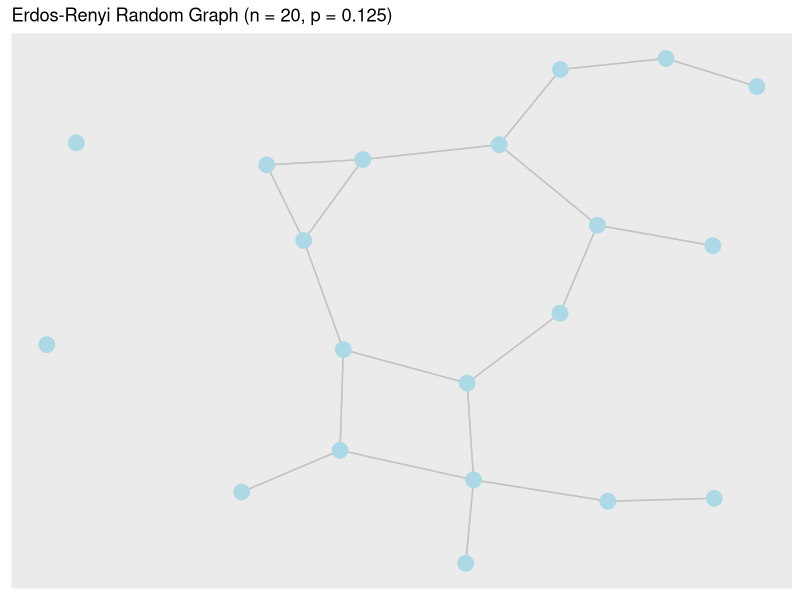
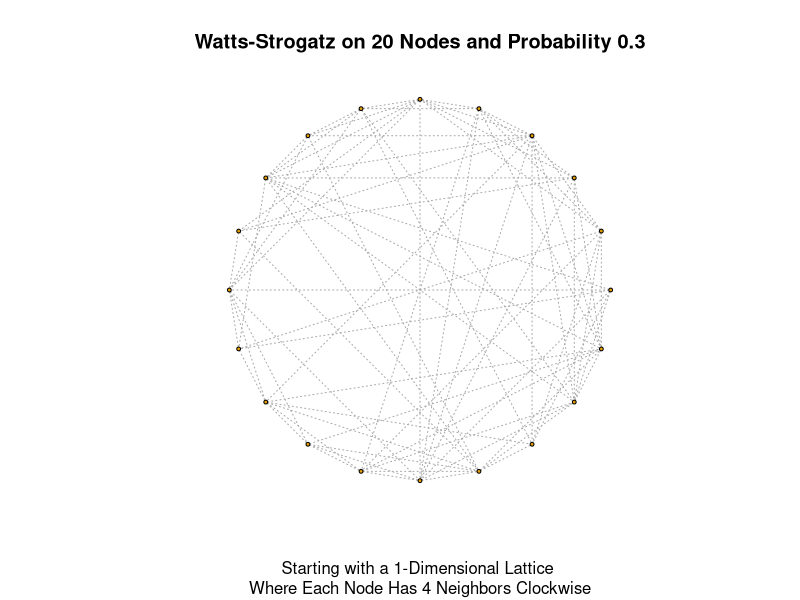
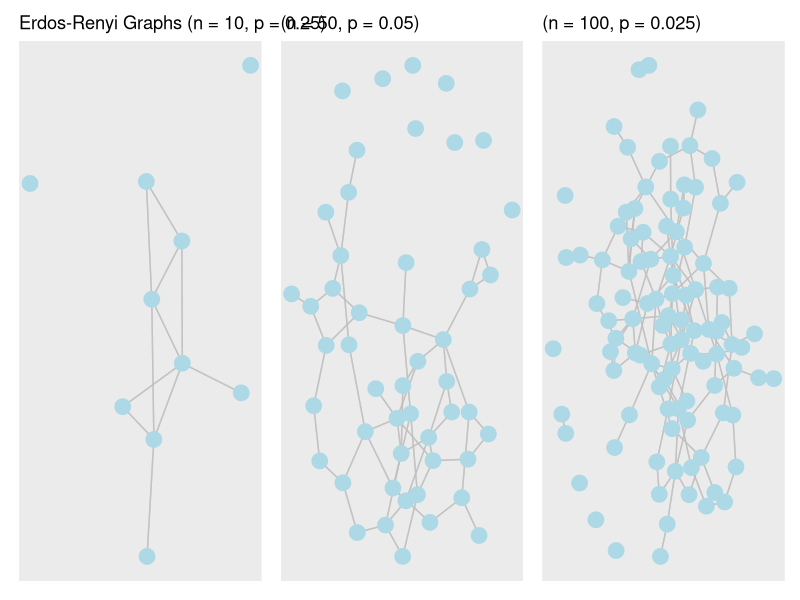
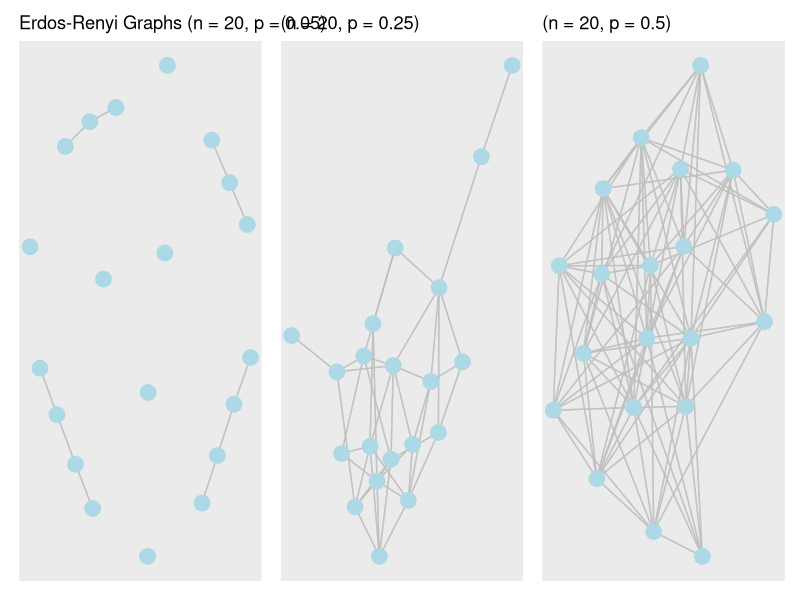
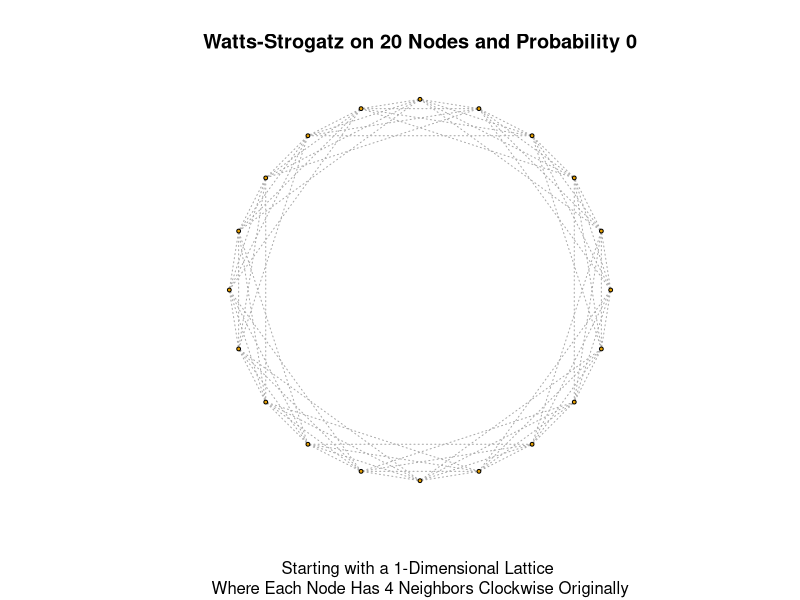
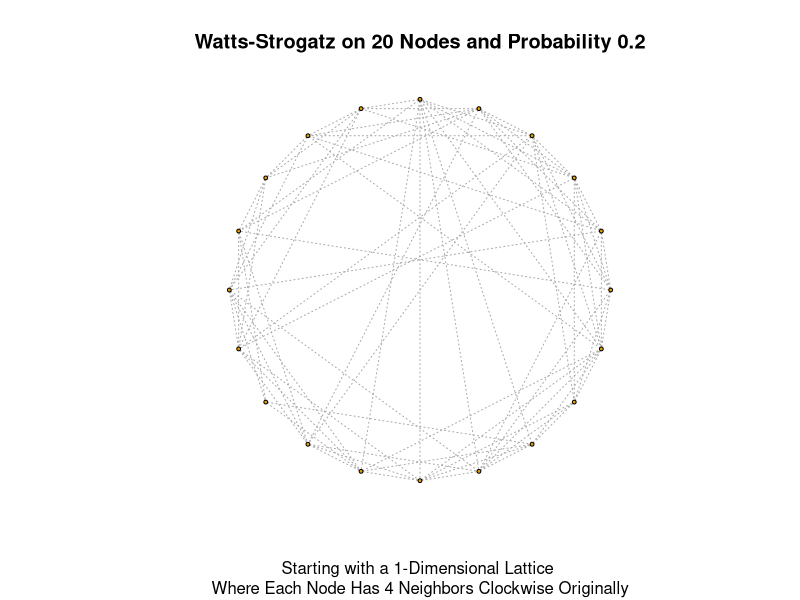
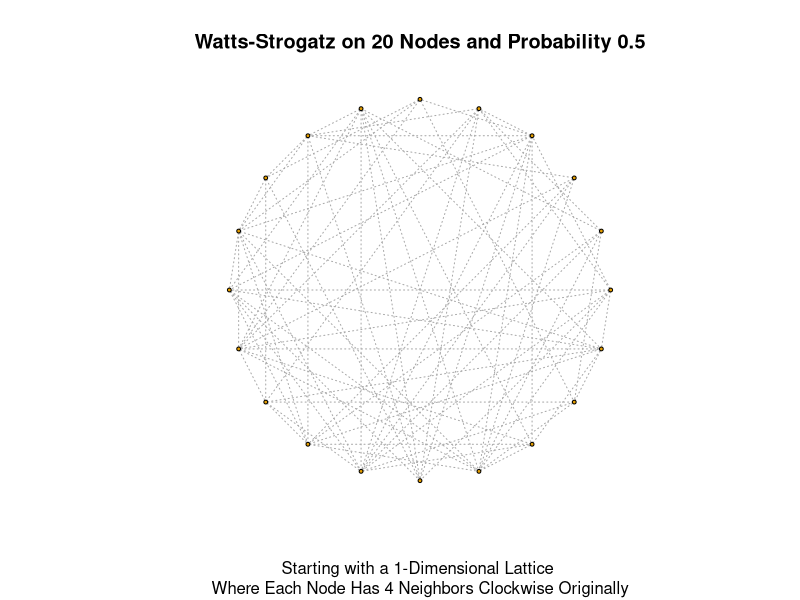
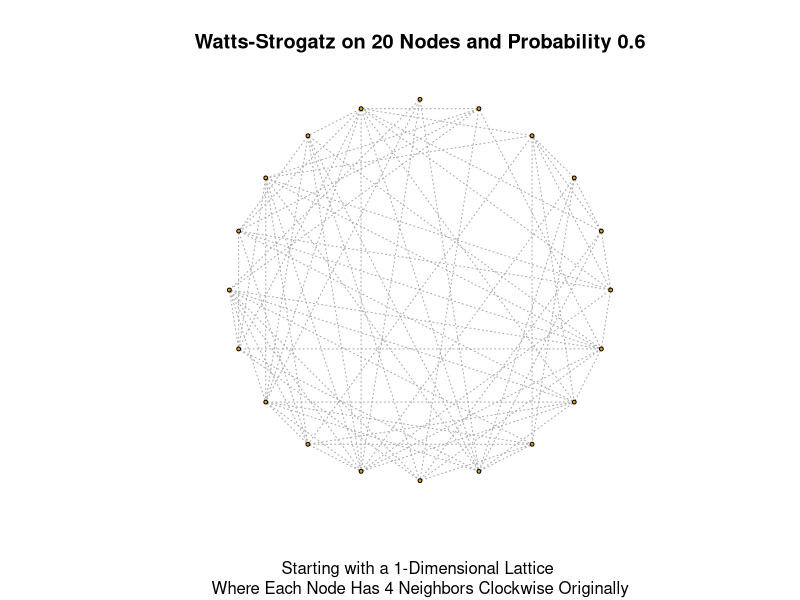

Generate these figures, in order, with R:
# load required packages
library(ggraph)
library(igraph)
library(tidygraph)
library(dplyr)
library(patchwork)
library(glue)


# •	Simulate networks using two different models: 
# 1.	Erdös-Renyi graph G(n,p)

n = 20   # number of nodes
c = 2.5     # average degree
p = c/n   #connection probability

adj = matrix(0, n, n)     # create adjacency matrix

for(.i in 2:n){
  for(.j in 1:(.i-1)){    
    adj[.i, .j] = rbinom(1,1, p) 
    
  }
}

adj_mat <- adj + t(adj) # calculate the transpose

(ErdosRenyi_graph = graph_from_adjacency_matrix(adj_mat))

set.seed(1) # set seed for reproducing
# create plot of network
ER_plot <- ggraph(ErdosRenyi_graph, layout = "fr") +
  geom_edge_link(color = "grey", alpha = 0.7) + 
  geom_node_point(colour = "lightblue", size = 5, 
                  show.legend = FALSE) +
  labs(title = paste0("Erdos-Renyi Random Graph ",   
                      "(n = ", n, 
                      ", p = ", p, ")"))

ER_plot

# 2.	Watts-Strogatz graph (small world)
set.seed(2) #set seed for reproducing

n <- 20 # order of the graph
dim <- 1 # dimension of grid
nei <- 4 # number of neighbors in grid
p <- 0.3 # probability

# creating an example of model
(WS_graph <- sample_smallworld(dim, n, nei, p))

#create plot of network
plot(WS_graph, 
     layout = layout_in_circle, 
     vertex.size = 2, 
     vertex.label = NA, 
     edge.lty = 3,
     main = glue('Watts-Strogatz on ', n, ' Nodes and Probability ', p),
     sub = glue('Starting with a ', dim , 
                '-Dimensional Lattice \n Where Each Node Has ', nei, 
                ' Neighbors Clockwise'))

# •	Use the network statistics to compare the two models, and answer the following questions:
# 1.	What is the effect of choosing different parameters in the models?


# Erdös-Renyi
# different number of nodes
# model with 10 nodes
n = 10   # number of nodes
c = 2.5     # average degree
p = c/n   #connection probability

adj = matrix(0, n, n)     # create adjacency matrix

for(.i in 2:n){
  for(.j in 1:(.i-1)){    
    adj[.i, .j] = rbinom(1,1, p) 
    
  }
}

adj_mat <- adj + t(adj) # calculate the transpose

(ErdosRenyi_graph = graph_from_adjacency_matrix(adj_mat))

set.seed(6) # set seed for reproducing
# create plot of network
n10 <- ggraph(ErdosRenyi_graph, layout = "fr") +
  geom_edge_link(color = "grey", alpha = 0.7) + 
  geom_node_point(colour = "lightblue", size = 5, 
                  show.legend = FALSE) +
  labs(title = paste0("Erdos-Renyi Graphs ",   
                      "(n = ", n, 
                      ", p = ", p, ")"))

# model with 20 nodes
n = 50   # number of nodes
c = 2.5     # average degree
p = c/n   #connection probability

adj = matrix(0, n, n)     # create adjacency matrix

for(.i in 2:n){
  for(.j in 1:(.i-1)){    
    adj[.i, .j] = rbinom(1,1, p) 
    
  }
}

adj_mat <- adj + t(adj) # calculate the transpose

(ErdosRenyi_graph = graph_from_adjacency_matrix(adj_mat))

set.seed(7) # set seed for reproducing
# create plot of network
n50 <- ggraph(ErdosRenyi_graph, layout = "fr") +
  geom_edge_link(color = "grey", alpha = 0.7) + 
  geom_node_point(colour = "lightblue", size = 5, 
                  show.legend = FALSE) +
  labs(title = paste0("(n = ", n, 
                      ", p = ", p, ")"))

# model with 100 nodes
n = 100   # number of nodes
c = 2.5     # average degree
p = c/n   #connection probability

adj = matrix(0, n, n)     # create adjacency matrix

for(.i in 2:n){
  for(.j in 1:(.i-1)){    
    adj[.i, .j] = rbinom(1,1, p) 
    
  }
}

adj_mat <- adj + t(adj) # calculate the transpose

(ErdosRenyi_graph = graph_from_adjacency_matrix(adj_mat))

set.seed(8) # set seed for reproducing
# create plot of network
n100 <- ggraph(ErdosRenyi_graph, layout = "fr") +
  geom_edge_link(color = "grey", alpha = 0.7) + 
  geom_node_point(colour = "lightblue", size = 5, 
                  show.legend = FALSE) +
  labs(title = paste0("(n = ", n, 
                      ", p = ", p, ")"))

# display plots
n10 + n50 + n100


# different average degree/probability
# model with average 1 degree
n = 20   # number of nodes
c = 1     # average degree
p = c/n   #connection probability

adj = matrix(0, n, n)     # create adjacency matrix

for(.i in 2:n){
  for(.j in 1:(.i-1)){    
    adj[.i, .j] = rbinom(1,1, p) 
    
  }
}

adj_mat <- adj + t(adj) # calculate the transpose

(ErdosRenyi_graph = graph_from_adjacency_matrix(adj_mat))

set.seed(9) # set seed for reproducing
# create plot of network
c1 <- ggraph(ErdosRenyi_graph, layout = "fr") +
  geom_edge_link(color = "grey", alpha = 0.7) + 
  geom_node_point(colour = "lightblue", size = 5, 
                  show.legend = FALSE) +
  labs(title = paste0("Erdos-Renyi Graphs ",   
                      "(n = ", n, 
                      ", p = ", p, ")"))

# model with average 5 degrees
n = 20   # number of nodes
c = 5     # average degree
p = c/n   #connection probability

adj = matrix(0, n, n)     # create adjacency matrix

for(.i in 2:n){
  for(.j in 1:(.i-1)){    
    adj[.i, .j] = rbinom(1,1, p) 
    
  }
}

adj_mat <- adj + t(adj) # calculate the transpose

(ErdosRenyi_graph = graph_from_adjacency_matrix(adj_mat))

set.seed(10) # set seed for reproducing
# create plot of network
c5 <- ggraph(ErdosRenyi_graph, layout = "fr") +
  geom_edge_link(color = "grey", alpha = 0.7) + 
  geom_node_point(colour = "lightblue", size = 5, 
                  show.legend = FALSE) +
  labs(title = paste0("(n = ", n, 
                      ", p = ", p, ")"))

# model with average 10 degrees
n = 20   # number of nodes
c = 10     # average degree
p = c/n   #connection probability

adj = matrix(0, n, n)     # create adjacency matrix

for(.i in 2:n){
  for(.j in 1:(.i-1)){    
    adj[.i, .j] = rbinom(1,1, p) 
    
  }
}

adj_mat <- adj + t(adj) # calculate the transpose

(ErdosRenyi_graph = graph_from_adjacency_matrix(adj_mat))

set.seed(11) # set seed for reproducing
# create plot of network
c10 <- ggraph(ErdosRenyi_graph, layout = "fr") +
  geom_edge_link(color = "grey", alpha = 0.7) + 
  geom_node_point(colour = "lightblue", size = 5, 
                  show.legend = FALSE) +
  labs(title = paste0("(n = ", n, 
                      ", p = ", p, ")"))

# display plots
c1 + c5 + c10

# Small world
# different probablities
set.seed(3)
n <- 20 # order of the graph
dim <- 1 # dimension of original grid
nei <- 4 # number of neighbors in original grid

for (p in c(0, 0.2, 0.5, 0.6, 0.9, 1)) {
  # creating model
  sw_graph <- sample_smallworld(dim, n, nei, p)
  
  plot(sw_graph, 
       layout = layout_in_circle, 
       vertex.size = 2, 
       vertex.label = NA, 
       edge.lty = 3,
       main = glue('Watts-Strogatz on ', n, ' Nodes and Probability ', p),
       sub = glue('Starting with a ', dim , 
                  '-Dimensional Lattice \n Where Each Node Has ', nei, 
                  ' Neighbors Clockwise Originally'))
  
  writeLines('\n')
  
}

# different neighbours
set.seed(4)
n <- 20 # order of the graph
dim <- 1 # dimension of original grid
p <- 0.5 # probability

for (nei in c(0, 2, 5, 10)) {
  # creating model
  sw_graph <- sample_smallworld(dim, n, nei, p)
  
  plot(sw_graph, 
       layout = layout_in_circle, 
       vertex.size = 2, 
       vertex.label = NA, 
       edge.lty = 3,
       main = glue('Watts-Strogatz on ', n, ' Nodes and Probability ', p),
       sub = glue('Starting with a ', dim , 
                  '-Dimensional Lattice \n Where Each Node Has ', nei, 
                  ' Neighbors Clockwise Originally'))
  
  writeLines('\n')
  
}

# different number nodes
set.seed(5)
nei <- 3 # order of the graph
dim <- 1 # dimension of original grid
p <- 0.5 # probability

for (n in c(2, 5, 10, 15, 20)) {
  # creating model
  sw_graph <- sample_smallworld(dim, n, nei, p)
  
  plot(sw_graph, 
       layout = layout_in_circle, 
       vertex.size = 2, 
       vertex.label = NA, 
       edge.lty = 3,
       main = glue('Watts-Strogatz on ', n, ' Nodes and Probability ', p),
       sub = glue('Starting with a ', dim , 
                  '-Dimensional Lattice \n Where Each Node Has ', nei, 
                  ' Neighbors Clockwise Originally'))
  
  writeLines('\n')
  
}

# 2.	How do the node degree distributions differ in the different models?
# this shows the indegree (incoming edges) of each model
sort(degree(ErdosRenyi_graph, mode="in"))
sort(degree(WS_graph, mode="in"))

# this shows the outdegree (outgoing edges) of each model
sort(degree(ErdosRenyi_graph, mode="out"))
sort(degree(WS_graph, mode="out"))

# this shows the total degree of each model. It can be seen that the Erdös-Renyi  
# model has more than the Watts-Strogatz.  
sort(degree(ErdosRenyi_graph, mode="total"))
sort(degree(WS_graph, mode="total"))

# this shows the closeness, or how many steps are needed to access all other nodes
# from any particular node. The values are similar for each model though the 
# values for the Erdös-Renyi model are slightly higher.  Higher values mean nodes
# are more spread out.
sort(closeness(ErdosRenyi_graph, normalized=TRUE))
sort(closeness(WS_graph, normalized=TRUE))

# this shows betweenness or the number of shortest paths between nodes.  The 
# Watts-Strogatz model shows shorter paths.
sort(betweenness(ErdosRenyi_graph))
sort(betweenness(WS_graph))

# plots of centrality
ErdosRenyi_tdy <- as_tbl_graph(ErdosRenyi_graph)
ER_plot <- ErdosRenyi_tdy %>% 
  activate(nodes) %>%
  mutate(pagerank = centrality_pagerank()) %>%
  activate(edges) %>%
  mutate(betweenness = centrality_edge_betweenness()) %>%
  ggraph() +
  geom_edge_link(aes(alpha = betweenness)) +
  geom_node_point(aes(size = pagerank, colour = pagerank)) +
  # discrete colour legend
  scale_color_gradient(guide = 'legend') +
  labs(title = "Erdos-Renyi centrality plot")

WS_tdy <- as_tbl_graph(WS_graph)
WS_plot <- WS_tdy %>% 
  activate(nodes) %>%
  mutate(pagerank = centrality_pagerank()) %>%
  activate(edges) %>%
  mutate(betweenness = centrality_edge_betweenness()) %>%
  ggraph() +
  geom_edge_link(aes(alpha = betweenness)) +
  geom_node_point(aes(size = pagerank, colour = pagerank)) +
  # discrete colour legend
  scale_color_gradient(guide = 'legend') +
  labs(title = "Watts-Strogatz centrality plot")

# compare centrality plots
ER_plot + WS_plot

# 3.	How does the clustering coefficient vary across the models?
components(ErdosRenyi_graph)
components(WS_graph)

# prepare for plot
set.seed(12)
ercomp <- components(ErdosRenyi_graph)

# create plot
er_plot2 <- ggraph(ErdosRenyi_graph, layout = "fr") +
  geom_edge_link() +
  geom_node_point(color = "lightblue",size = 5) +
  theme_void() +
  labs(title = "Erdos-Renyi cluster plot")

# prepare for plot
set.seed(13)
wscomp <- components(WS_graph)

# create plot
ws_plot2 <- ggraph(WS_graph, layout = "fr") +
  geom_edge_link() +
  geom_node_point(color = "lightblue",size = 5) +
  theme_void() +
  labs(title = "Watts-Strogatz cluster plot")

# view plots
er_plot2 + ws_plot2

# These are directed networks so are strongly connected
giantER <- decompose(ErdosRenyi_graph)[[1]]
giantWS <- decompose(WS_graph)[[1]]

# this finds communities through a series of short random walks.  It has identified
# 2 groups in the Erdos-Renyi model and 3 groups in the Watts-Strogatz model.
cluster_walktrap(giantER)
cluster_walktrap(giantWS)

# this has measured betweenness applied to edges.  It produced 10 groups for the 
# Erdos-Renyi model and 4 groups in the Watts-Strogatz model.
cluster_edge_betweenness(giantER)
cluster_edge_betweenness(giantWS)

# find the core and periphery of the network using k-core decmposition
coreness(ErdosRenyi_graph)
coreness(WS_graph)

# this shows the core of the network and the periphery, in order, for the   
# Erdos-Renyi model
which(coreness(ErdosRenyi_graph)== 16)
which(coreness(ErdosRenyi_graph)== 12)

# this shows the core of the network and the periphery, in order, for the   
# Watts-Strogatz model
which(coreness(WS_graph)== 6)
which(coreness(WS_graph)== 5)
